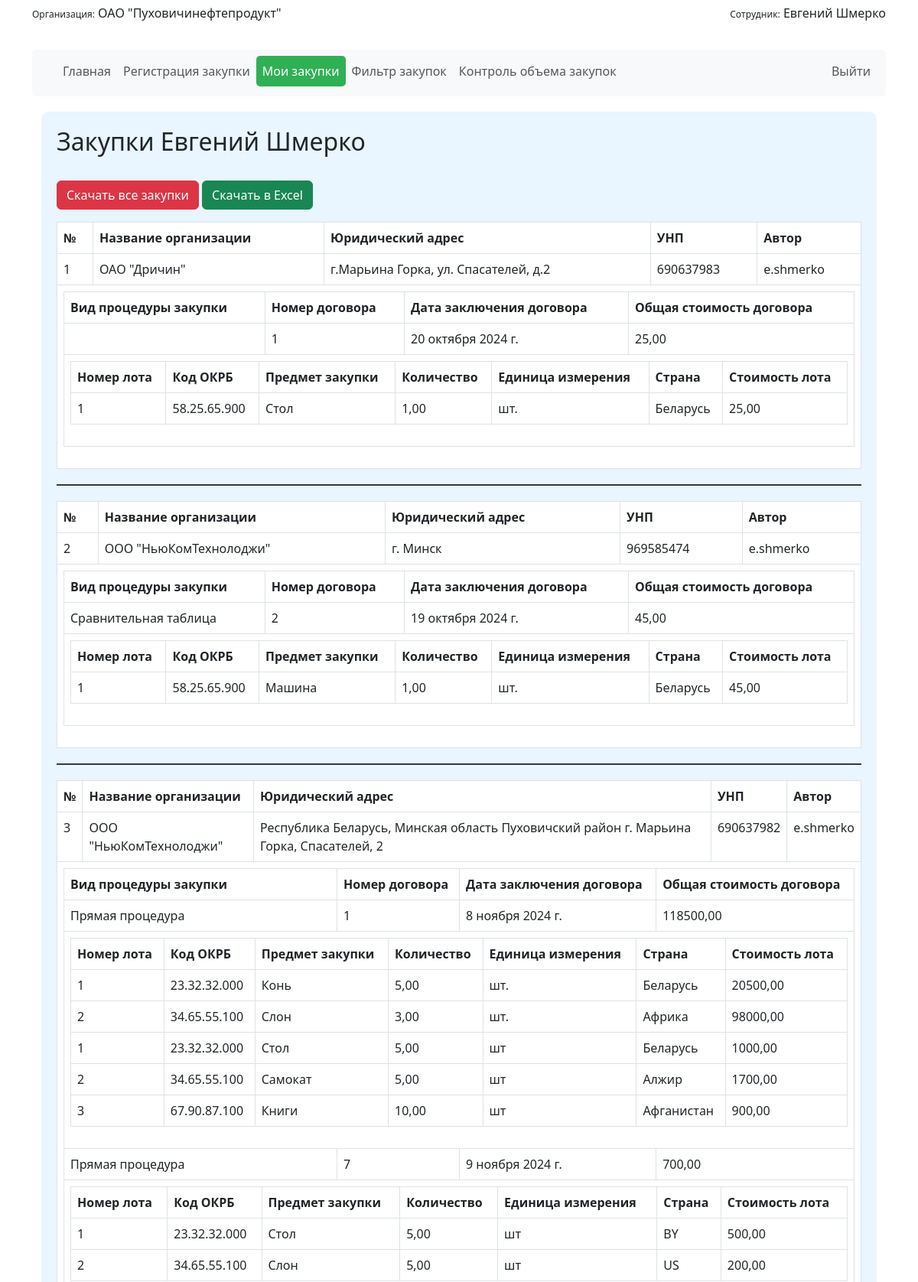
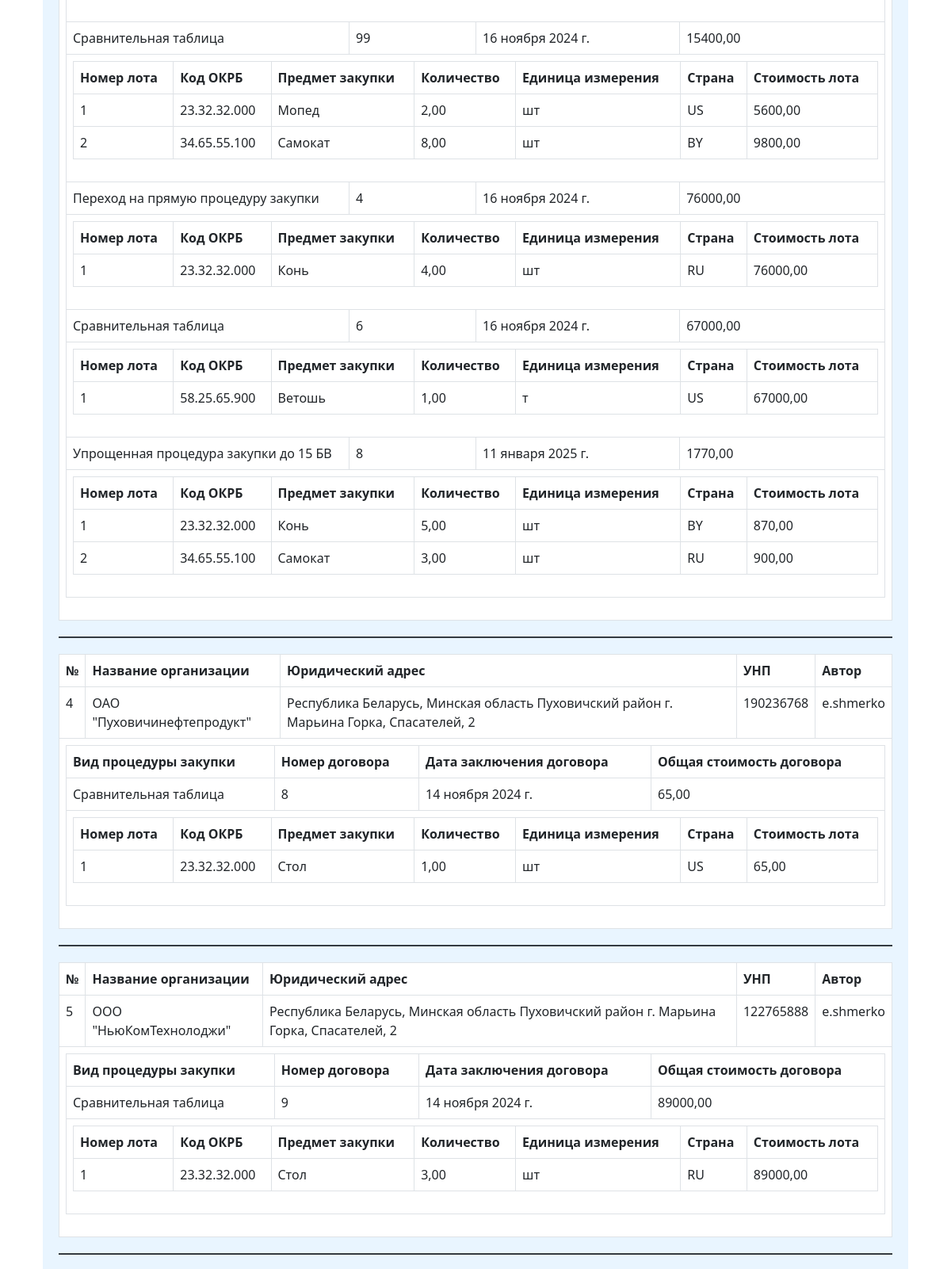
The page /table/ (signed in, upper part) on the database its author committed (2 pictures, top to bottom).
### regforma/models.py (models this page shows, shortened)
class Company(models.Model):
    name = models.CharField(max_length=200, verbose_name='Название организации')
    adress = models.CharField(max_length=200, verbose_name='Юридический адрес')
    unp = models.CharField(max_length=200, verbose_name='УНП')
    author = models.ForeignKey(User, on_delete=models.CASCADE, related_name='companies')

class PredmetZakupki(models.Model):
    VID_ZAKUPKI_CHOICES = [
        ('Сравнительная таблица', 'Сравнительная таблица'),
        ('Прямая процедура', 'Прямая процедура'),
        ('Переход на прямую процедуру закупки', 'Переход на прямую процедуру закупки'),
        ('Упрощенная процедура закупки до 15 БВ', 'Упрощенная процедура закупки до 15 БВ'),
        ('Конкурентный лист', 'Конкурентный лист'),
        ('Открытый конкурс', 'Открытый конкурс'),
        ('Закупка из одного источника', 'Закупка из одного источника'),
    ]
    vid_zakupki = models.CharField(
        max_length=200,
        choices=VID_ZAKUPKI_CHOICES,
        verbose_name='Вид процедуры закупки'
    )
    nomer_dogovora = models.CharField(max_length=200, verbose_name='Номер договора')
    data_dogovora = models.DateField(verbose_name='Дата заключения договора')
    price_full = models.DecimalField(max_digits=10, decimal_places=2, verbose_name='Общая стоимость договора')
    data_creator_zakupki = models.DateField(default=timezone.now)
    company = models.ForeignKey(Company, on_delete=models.CASCADE, related_name='zakupki')

class Lots(models.Model):
    number_lot = models.PositiveIntegerField(default=1, verbose_name='Номер лота')
    cod_okrb = models.CharField(max_length=200, verbose_name='Код ОКРБ')
    predmet_zakupki = models.CharField(max_length=200, verbose_name='Предмет закупки (что закупаем)')
    unit = models.DecimalField(max_digits=10, decimal_places=2, verbose_name='Количество')  # Для дробных значений
    ed_izmer = models.CharField(max_length=20, choices=UNITS_CHOICES, verbose_name='Единица измерения')
    country = models.CharField(max_length=100, choices=COUNTRY_CHOICES, verbose_name='Страна')
    price_lot = models.DecimalField(max_digits=10, decimal_places=2, verbose_name='Стоимость лота (БезНДС), руб.')
    zakupki = models.ForeignKey(PredmetZakupki, on_delete=models.CASCADE, related_name='lots')

### regforma/views.py (the view)
# urls.py: path('table/', table, name='table'),
@login_required
def table(request):
    if request.user.is_superuser:
        companies = Company.objects.prefetch_related('zakupki__lots').all()
    else:
        companies = Company.objects.filter(author=request.user).prefetch_related('zakupki__lots')
    return render(request, 'table.html', {'companies': companies})

### regforma/templates/table.html
{% extends 'base.html' %}
{% block content %}
<div class="container">
    <div class="form-section">
        <h2>Закупки {{ request.user.first_name }} {{ request.user.last_name }}</h2>
        <br>
        {% if request.user.is_superuser %}
        <a href="{% url 'export_all_to_excel' %}" class="btn btn-danger mb-3">Скачать все закупки</a>
        {% endif %}
        <a href="{% url 'export_to_excel' %}" class="btn btn-success mb-3">Скачать в Excel</a>
        {% if companies %}
            {% for company in companies %}
                {% if not forloop.first %}
                <div class="company-divider"></div>
                {% endif %}
                <table class="table table-bordered table-style">
                    <thead class="thead-dark">
                        <tr>
                            <th>№</th>
                            <th>Название организации</th>
                            <th>Юридический адрес</th>
                            <th>УНП</th>
                            <th>Автор</th>
                        </tr>
                    </thead>
                    <tbody>
                        <tr>
                            <td>{{ forloop.counter }}</td>
                            <td>{{ company.name }}</td>
                            <td>{{ company.adress }}</td>
                            <td>{{ company.unp }}</td>
                            <td>{{ company.author.username }}</td>
                        </tr>
                        <tr>
                            <td colspan="5">
                                <table class="table table-bordered table-style">
                                    <thead class="thead-dark">
                                        <tr>
                                            <th>Вид процедуры закупки</th>
                                            <th>Номер договора</th>
                                            <th>Дата заключения договора</th>
                                            <th>Общая стоимость договора</th>
                                        </tr>
                                    </thead>
                                    <tbody>
                                        {% for zakupka in company.zakupki.all %}
                                        <tr>
                                            <td>{{ zakupka.vid_zakupki }}</td>
                                            <td>{{ zakupka.nomer_dogovora }}</td>
                                            <td>{{ zakupka.data_dogovora }}</td>
                                            <td>{{ zakupka.price_full }}</td>
                                        </tr>
                                        <tr>
                                            <td colspan="4">
                                                <table class="table table-bordered table-style">
                                                    <thead class="thead-dark">
                                                        <tr>
                                                            <th>Номер лота</th>
                                                            <th>Код ОКРБ</th>
                                                            <th>Предмет закупки</th>
                                                            <th>Количество</th>
                                                            <th>Единица измерения</th>
                                                            <th>Страна</th>
                                                            <th>Стоимость лота</th>
                                                        </tr>
                                                    </thead>
                                                    <tbody>
                                                        {% for lot in zakupka.lots.all %}
                                                        <tr>
                                                            <td>{{ lot.number_lot }}</td>
                                                            <td>{{ lot.cod_okrb }}</td>
                                                            <td>{{ lot.predmet_zakupki }}</td>
                                                            <td>{{ lot.unit }}</td>
                                                            <td>{{ lot.ed_izmer }}</td>
                                                            <td>{{ lot.country }}</td>
                                                            <td>{{ lot.price_lot }}</td>
                                                        </tr>
                                                        {% endfor %}
                                                    </tbody>
                                                </table>
                                            </td>
                                        </tr>
                                        {% endfor %}
                                    </tbody>
                                </table>
                            </td>
                        </tr>
                    </tbody>
                </table>
            {% endfor %}
        {% else %}
            <div class="alert alert-info" role="alert">
                У вас пока нет закупок. <a href="{% url 'regforma' %}">Создать закупку</a>
            </div>
        {% endif %}
    </div>
</div>
{% endblock %}

### regforma/templates/user-info.html
<div class="user-info">
    <div class="user-group">
        {% if request.user.groups.all %}
            <p><span style="font-size: 12px;">Организация:</span> {{ request.user.groups.all.0 }}</p>
        {% endif %}
    </div>
    <div class="user-name">
        <p><span style="font-size: 12px;">Сотрудник:</span> {{ request.user.first_name }} {{ request.user.last_name }}</p>
    </div>
</div>

### static/css/style.css (style rules this page uses)
.form-section, .navbar, .user-info { width: 100%; margin: 20px auto; border-radius: 5px; }
.form-section { border: 0px solid #007bff; border-radius: 10px; background-color: #e9f5ff; padding: 20px; }
.user-info { display: flex; justify-content: space-between; margin: 5px auto; }
.user-name { float: right; }
.company-divider { height: 2px; background-color: #343a40; margin: 20px 0; }
.table-style { margin-bottom: 20px; }

### rows shown on the page
Company: name "ОАО \"Дричин\"", adress "г.Марьина Горка, ул. Спасателей, д.2", unp "690637983", author.username "e.shmerko"
PredmetZakupki: nomer_dogovora "1", data_dogovora "20 октября 2024 г.", price_full "25,00"
Lots: number_lot "1", cod_okrb "58.25.65.900", predmet_zakupki "Стол", unit "1,00", ed_izmer "шт.", country "Беларусь", price_lot "25,00"
Company: name "ООО \"НьюКомТехнолоджи\"", adress "г. Минск", unp "969585474", author.username "e.shmerko"
PredmetZakupki: vid_zakupki "Сравнительная таблица", nomer_dogovora "2", data_dogovora "19 октября 2024 г.", price_full "45,00"
Lots: number_lot "1", cod_okrb "58.25.65.900", predmet_zakupki "Машина", unit "1,00", ed_izmer "шт.", country "Беларусь", price_lot "45,00"
Company: name "ООО \"НьюКомТехнолоджи\"", adress "Республика Беларусь, Минская область Пуховичский район г. Марьина Горка, Спасателей, 2", unp "690637982", author.username "e.shmerko"
PredmetZakupki: vid_zakupki "Прямая процедура", nomer_dogovora "1", data_dogovora "8 ноября 2024 г.", price_full "118500,00"
Lots: number_lot "1", cod_okrb "23.32.32.000", predmet_zakupki "Конь", unit "5,00", ed_izmer "шт.", country "Беларусь", price_lot "20500,00"
Lots: number_lot "2", cod_okrb "34.65.55.100", predmet_zakupki "Слон", unit "3,00", ed_izmer "шт.", country "Африка", price_lot "98000,00"
Lots: number_lot "1", cod_okrb "23.32.32.000", predmet_zakupki "Стол", unit "5,00", ed_izmer "шт", country "Беларусь", price_lot "1000,00"
Lots: number_lot "2", cod_okrb "34.65.55.100", predmet_zakupki "Самокат", unit "5,00", ed_izmer "шт", country "Алжир", price_lot "1700,00"
Lots: number_lot "3", cod_okrb "67.90.87.100", predmet_zakupki "Книги", unit "10,00", ed_izmer "шт", country "Афганистан", price_lot "900,00"
PredmetZakupki: vid_zakupki "Прямая процедура", nomer_dogovora "7", data_dogovora "9 ноября 2024 г.", price_full "700,00"
Lots: number_lot "1", cod_okrb "23.32.32.000", predmet_zakupki "Стол", unit "5,00", ed_izmer "шт", country "BY", price_lot "500,00"
Lots: number_lot "2", cod_okrb "34.65.55.100", predmet_zakupki "Слон", unit "5,00", ed_izmer "шт", country "US", price_lot "200,00"
PredmetZakupki: vid_zakupki "Сравнительная таблица", nomer_dogovora "99", data_dogovora "16 ноября 2024 г.", price_full "15400,00"
Lots: number_lot "1", cod_okrb "23.32.32.000", predmet_zakupki "Мопед", unit "2,00", ed_izmer "шт", country "US", price_lot "5600,00"
Lots: number_lot "2", cod_okrb "34.65.55.100", predmet_zakupki "Самокат", unit "8,00", ed_izmer "шт", country "BY", price_lot "9800,00"
PredmetZakupki: vid_zakupki "Переход на прямую процедуру закупки", nomer_dogovora "4", data_dogovora "16 ноября 2024 г.", price_full "76000,00"
Lots: number_lot "1", cod_okrb "23.32.32.000", predmet_zakupki "Конь", unit "4,00", ed_izmer "шт", country "RU", price_lot "76000,00"
PredmetZakupki: vid_zakupki "Сравнительная таблица", nomer_dogovora "6", data_dogovora "16 ноября 2024 г.", price_full "67000,00"
Lots: number_lot "1", cod_okrb "58.25.65.900", predmet_zakupki "Ветошь", unit "1,00", ed_izmer "т", country "US", price_lot "67000,00"
PredmetZakupki: vid_zakupki "Упрощенная процедура закупки до 15 БВ", nomer_dogovora "8", data_dogovora "11 января 2025 г.", price_full "1770,00"
Lots: number_lot "1", cod_okrb "23.32.32.000", predmet_zakupki "Конь", unit "5,00", ed_izmer "шт", country "BY", price_lot "870,00"
Lots: number_lot "2", cod_okrb "34.65.55.100", predmet_zakupki "Самокат", unit "3,00", ed_izmer "шт", country "RU", price_lot "900,00"
Company: name "ОАО \"Пуховичинефтепродукт\"", adress "Республика Беларусь, Минская область Пуховичский район г. Марьина Горка, Спасателей, 2", unp "190236768", author.username "e.shmerko"
PredmetZakupki: vid_zakupki "Сравнительная таблица", nomer_dogovora "8", data_dogovora "14 ноября 2024 г.", price_full "65,00"
Lots: number_lot "1", cod_okrb "23.32.32.000", predmet_zakupki "Стол", unit "1,00", ed_izmer "шт", country "US", price_lot "65,00"
Company: name "ООО \"НьюКомТехнолоджи\"", adress "Республика Беларусь, Минская область Пуховичский район г. Марьина Горка, Спасателей, 2", unp "122765888", author.username "e.shmerko"
PredmetZakupki: vid_zakupki "Сравнительная таблица", nomer_dogovora "9", data_dogovora "14 ноября 2024 г.", price_full "89000,00"
Lots: number_lot "1", cod_okrb "23.32.32.000", predmet_zakupki "Стол", unit "3,00", ed_izmer "шт", country "RU", price_lot "89000,00"

### other values the page prints
{{ request.user.groups.all.0 }} "ОАО \"Пуховичинефтепродукт\""
{{ request.user.first_name }} "Евгений"
{{ request.user.last_name }} "Шмерко"
